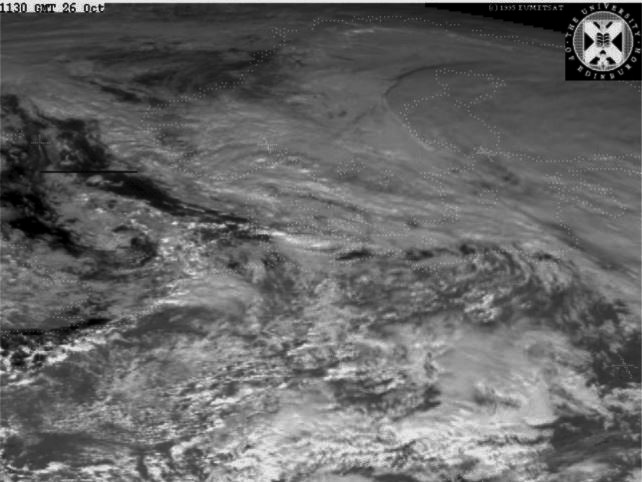
#> input picture parcial_3/lab_10/Exponential_Operator/ExponentialSuelo.jpg, 642 x 482 px
$ python exponentialOperator.py ExponentialSuelo.jpg
#> lines starting #> are read from the running program, lines starting #| are printed output that depends on the picture
import cv2
import numpy as np
from matplotlib import pyplot as plt
import sys
import math

imgReal = cv2.imread(sys.argv[1], cv2.IMREAD_GRAYSCALE) #8 bit por escala de grises
#> imgReal is the input picture: shape (482, 642); min 0, max 237, mean 102
img = imgReal.copy()

#HISTOGRAMA
f, (ax1, ax2,ax3) = plt.subplots(1, 3, sharey=True,figsize=(15, 5))
ax1.hist(img.ravel(),256,[0,256])
ax1.set_title('Imagen Original')
ax1.set_xlabel('Intensidad')
ax1.set_ylabel('Cantidad de pixeles')
cv2.imshow('Imagen Original',img)

#EXPONENTIAL OPERATOR
#constant c
c = 20
b = 1.01
for i in range(len(img)):
    for j in range(len(img[0])):
        new_pixel = c * ((b**int(img[i][j])) - 1)
        img[i][j] = np.uint8(new_pixel)
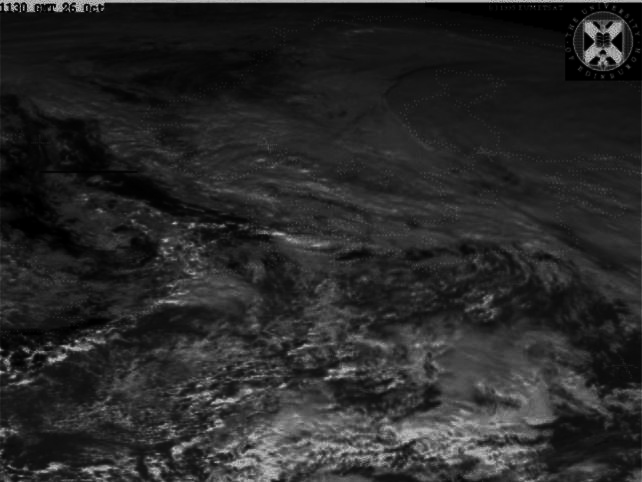
#> img: shape (482, 642); min 0, max 191, mean 40.4

ax2.hist(img.ravel(),256,[0,256])
ax2.set_title('Imagen (Exponential Operator)')
ax2.set_xlabel('Intensidad')
ax2.set_ylabel('Cantidad de pixeles')
cv2.imshow('Imagen (Exponential Operator)',img)

# filename = 'ExponentialSuelo.jpg'
# cv2.imwrite(filename, img)

#RAISE TO THE POWER OPERATOR
#constant c
img2 = imgReal.copy()
c = 0.05
r = 1.5
for i in range(len(img2)):
    for j in range(len(img2[0])):
        new_pixel = c * (int(img2[i][j])**r)
        img2[i][j] = np.uint8(new_pixel)
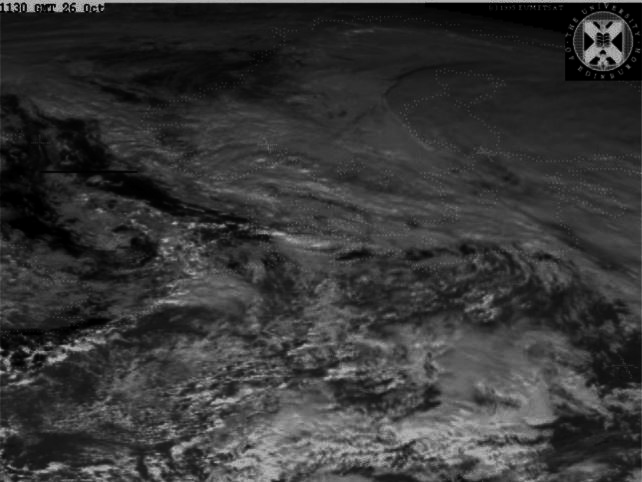
#> img2: shape (482, 642); min 0, max 182, mean 54.6

ax3.hist(img2.ravel(),256,[0,256])
ax3.set_title('Imagen (Raise to the power Operator)')
ax3.set_xlabel('Intensidad')
ax3.set_ylabel('Cantidad de pixeles')
cv2.imshow('Imagen (Raise to the power Operator)',img2)


# plt.savefig('HistogramaExponentialRaise1.png')
# # Filename
# filename = 'RaiseSuelo.jpg'
# cv2.imwrite(filename, img2)


plt.show()
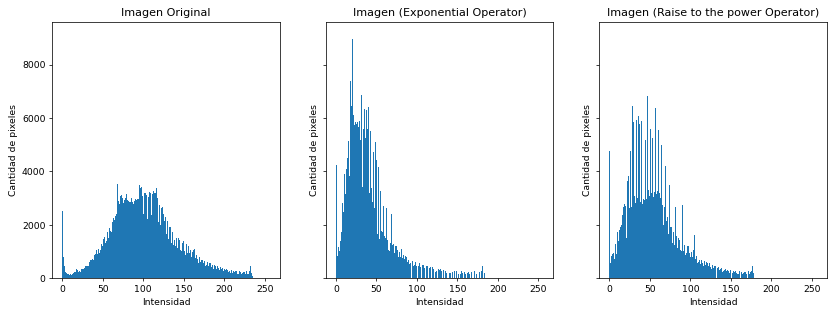
#> figure drawn by matplotlib, 3 panels; panel 1: tallest bar 3540 high, from x = 68 to 69
cv2.waitKey(0)
cv2.destroyAllWindows()

$ run again, with parcial_3/lab_10/Exponential_Operator/ExponentialRostroClaro.jpg copied over parcial_3/lab_10/Exponential_Operator/ExponentialSuelo.jpg
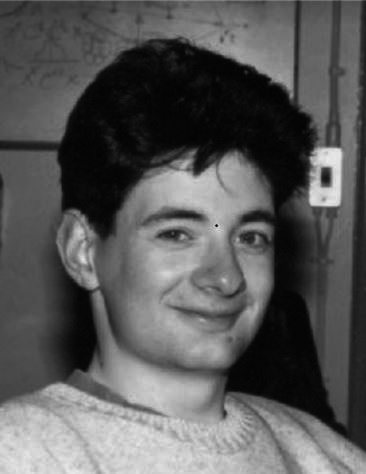
#> input picture parcial_3/lab_10/Exponential_Operator/ExponentialRostroClaro.jpg, 366 x 474 px
#> imgReal is the input picture: shape (474, 366); min 2, max 234, mean 89
#> after the loop `for i in range(len(img2)):`:
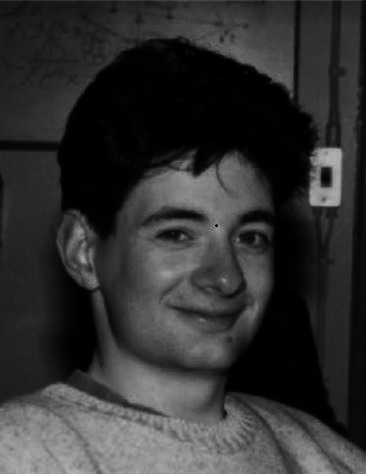
#> img2: shape (474, 366); min 0, max 178, mean 49.3
#> `plt.show()`:
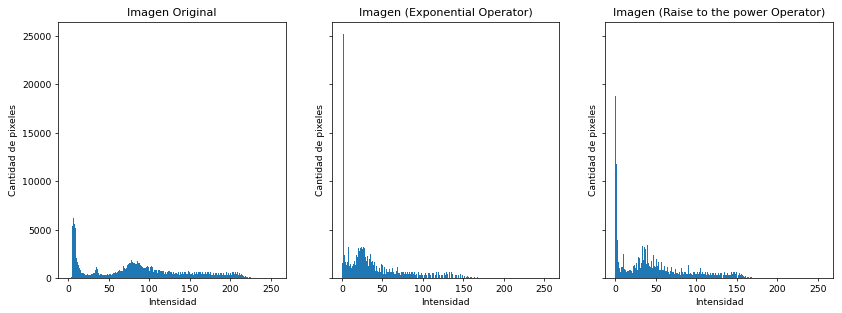
#> figure drawn by matplotlib, 3 panels; panel 1: tallest bar 6257 high, from x = 6 to 7
